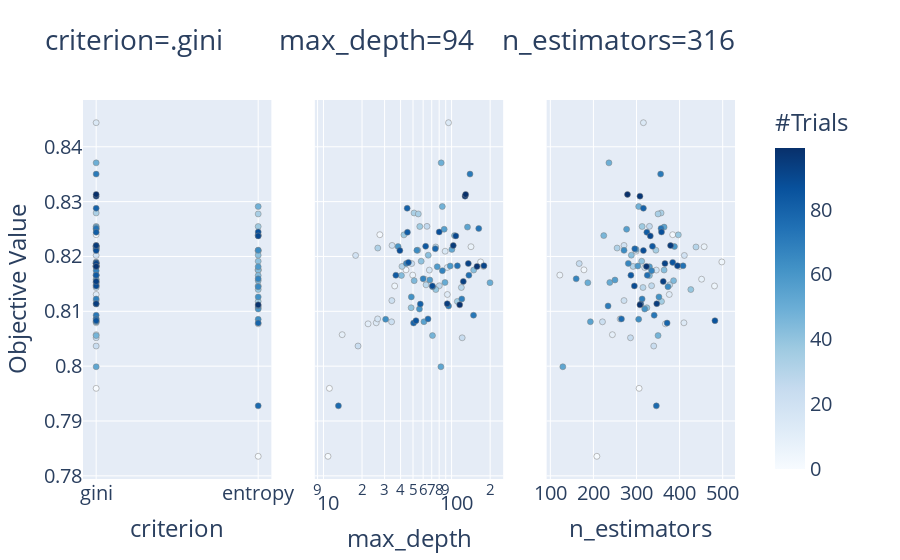

The cell this chart's notebook holds for it:
### Code cell
v = op.visualization.plot_slice(study)
v.update_layout(
    title="criterion=.gini        max_depth=94    n_estimators=316",
    font=dict(
        size=20
    )
)
v.show()
